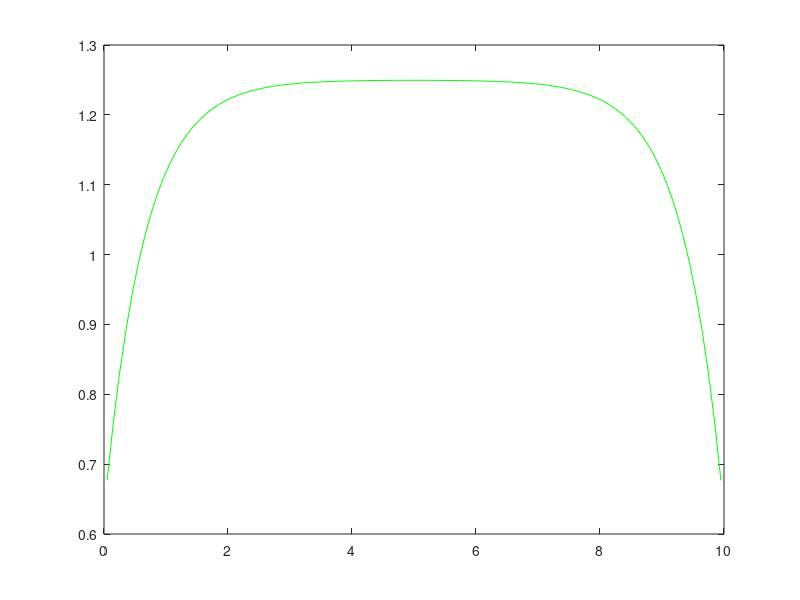

MATLAB code for this plot:
%RICHARD VASQUES 

clear all
clc

T=10; % Total length of system
n=100; % # of points
m2=2/((1)^2);
m1=1/1;
%m2=2./((0.5)^2);
c=0.2;
q=1;


h=T/n;
Et=2*m1/m2;
Ea=(1-c)/m1;
D=1/(3*Et);

A=zeros(n+1,n+1);
B=zeros(n+1,1);
SF=zeros(n+1,1);

A(1,1)= 1./2 + 3*D/(2*h);
A(1,2)= -4*D/(2*h);
A(1,3)= D/(2*h);
for i=2:n
    A(i,i-1)= -D/(h^2);
    A(i,i)= Ea+2*D/(h^2);
    A(i,i+1)= -D/(h^2);
    B(i) = q;
end
A(n+1,n-1)= D/(2*h);
A(n+1,n)= -4*D/(2*h);
A(n+1,n+1) = 1./2 + 3*D/(2*h);

SF0=A\B;
SF=1/2*(SF0(2:end)+SF0(1:end-1))
%for i=1:length(SF)
%    SF(i)=1/2*(SF(i)+SF(end+1-i));
%    SF(end+1-i)=SF(i);
%end

p=0+h/2:h:T-h/2;                   % p is line along x-axis.
plot(p,SF,'g'); hold on
%plot(p,SF2,'b');


save SP1.mat
